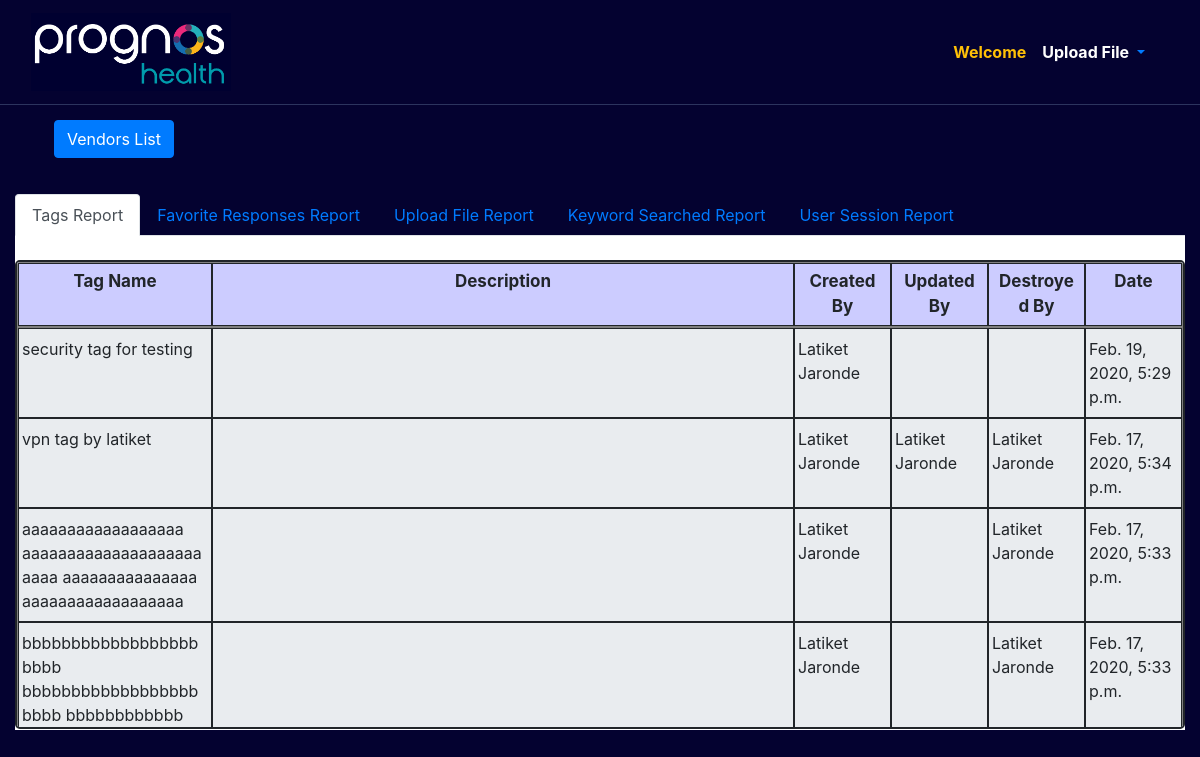
Screenshot of /report with the database file from the repository.
### questionnaireApp/models.py (models this page shows)
class TagWithInfo(models.Model):
    vendorname = models.CharField(max_length=1000)
    sectionname= models.CharField(max_length=1000)
    controlname = models.CharField(max_length=1000)
    securityquestion = models.CharField(max_length=1000)
    response = models.CharField(max_length=1000)
    additionalcomment = models.CharField(max_length=1000)
    tagName = models.CharField(max_length=1000)
    tagDescription = models.CharField(max_length=1000)
    flag = models.IntegerField(default=1)
    dateTime = models.DateTimeField(auto_now=True)
    createdBy = models.CharField(max_length=100)
    updatedBy = models.CharField(max_length=100)
    destroyedBY = models.CharField(max_length=100)

### questionnaireApp/views.py (the view)
# urls.py: path("report", views.report),
def report(request):
    tagsInfoReportList = list(TagWithInfo.objects.all().order_by('-dateTime').values())
    favouritesReportList = list(MostFavouredResponseHistoryDatabase.objects.all().order_by('-time').values())
    userSessionDatabaseList = list(UserSessionDatabase.objects.all().order_by('-login').values())
    userSessionDatabaseList[0]['logout'] = ''  # because current logged in user's logout time should be empty
    keywordSearchedList = list(KeywordSearchedDatabase.objects.all().order_by('-time').values())
    fileUploadHistoryList = list(FileUploadReport.objects.all().order_by('-uploadedTime').values())
    context = {"tagsInfoList": tagsInfoReportList, "favouritesReportList": favouritesReportList,
               "userSessionDatabaseList": userSessionDatabaseList, "keywordSearchedList": keywordSearchedList,
               "fileUploadHistoryList": fileUploadHistoryList}
    return render(request, "questionnaireApp/historyReport.html", context)

### templates/questionnaireApp/historyReport.html (shortened to what this page needs)
<!DOCTYPE html>
{% load static %}
<html lang="en">
<head>
    <link rel="stylesheet" href="https://maxcdn.bootstrapcdn.com/bootstrap/4.0.0/css/bootstrap.min.css"
>
    <link href="http://maxcdn.bootstrapcdn.com/font-awesome/4.1.0/css/font-awesome.min.css" rel="stylesheet">
    <link src="http://maxcdn.bootstrapcdn.com/font-awesome/4.1.0/css/font-awesome.min.css" rel="stylesheet">
    <link rel="stylesheet" href="{% static 'css/home.css' %}">
    <link href="https://stackpath.bootstrapcdn.com/font-awesome/4.7.0/css/font-awesome.min.css" rel="stylesheet"
>
</head>
<body style="background-color:#040230">
{% block content %}
<div>
    <nav class="navbar navbar-expand-md fixed-top"
         style="background-color:#040230;border-bottom:solid #2c345e 1px;">
        <div class="container-fluid col-12 ">
            <a href="/toHomePage" class="navbar-brand">
                <img src="{% static 'images/prognoshealth.png' %}" style="width:200px;"
                     alt=""
                     class="d-inline-block align-middle mr-2">
            </a>
            <div id="navbarSupportedContent" class="collapse navbar-collapse">
                <ul class="navbar-nav ml-auto">
                    <li class="nav-item active"><a href="#" class="nav-link">
                        <strong class="text-warning pt-2"> Welcome {{user.first_name}} </strong>
                        <span class="sr-only">(current)</span></a>
                    </li>
                    <li class="nav-item dropdown">
                        <a href="" class="nav-link dropdown-toggle" data-toggle="dropdown" aria-haspopup="true"
                           aria-expanded="false">
                            <strong style="color:white"> Upload File </strong>
                        </a>
                    </li>
                    <li class="nav-item"><a href="/account/logout" class="nav-link">
                    </a></li>
                </ul>
            </div>
        </div>
    </nav>
</div>
<br><br><br><br><br>
<div class="row col-2" style="margin-left:2%">
    <div class="col-2">
        <form action="/toAdminHomePage" method="post">
            <button class="btn btn-primary" type="submit">Vendors List</button>
        </form>
    </div>
</div>
<br>
<div class="container-fluid" style="width:100%">
    <div class="row">
        <div class="col-12">
            <ul class="nav nav-tabs" role="tablist" style="margin-top: 1%">
                <li class="nav-item">
                    <a class="nav-link active" data-toggle="tab" href="#tagsReport">Tags Report</a>
                </li>
                <li class="nav-item">
                    <a class="nav-link" data-toggle="tab" href="#favouriteReport">Favorite Responses Report</a>
                </li>
                <li class="nav-item">
                    <a class="nav-link" data-toggle="tab" href="#fileUploadReport">Upload File Report</a>
                </li>
                <li class="nav-item">
                    <a href="#keywordSearched" class="nav-link" data-toggle="tab">Keyword Searched Report</a>
                </li>
                <li class="nav-item">
                    <a href="#userSessionRecord" class="nav-link" data-toggle="tab">User Session Report</a>
                </li>
            </ul>
            <div class="tab-content" style="background-color: white; ">
                <div id="tagsReport" class="tab-pane active" style="padding-bottom: 1px"><br>
                    <div class="jumbotron tableFixHead" style="padding: 0px 0px; margin-bottom: 0rem;">
                        <div class="tbl-header">
                            <table class="table-hover" cellpadding="0" cellspacing="0" border="1">
                                <thead>
                                <tr class="d-flex">
                                    <th class="col-2">Tag Name</th>
                                    <th class="col-6">Description</th>
                                    <th class="col-1">Created By</th>
                                    <th class="col-1">Updated By</th>
                                    <th class="col-1">Destroyed By</th>
                                    <th class="col-1">Date</th>
                                </tr>
                                </thead>
                            </table>
                        </div>
                        <div class="tbl-content">
                            <table class="table-hover" cellpadding="0" cellspacing="0" border="1">
                                <tbody>
                                {% for data in tagsInfoList %}
                                <tr class="d-flex">
                                    <td class="col-2">{{data.tagName}}</td>
                                    <td class="col-6">{{data.description}}</td>
                                    <td class="col-1">{{data.createdBy}}</td>
                                    <td class="col-1">{{data.updatedBy}}</td>
                                    <td class="col-1">{{data.destroyedBY}}</td>
                                    <td class="col-1">{{data.dateTime}}</td>
                                </tr>
                                {% endfor %}
                                </tbody>
                            </table>
                        </div>
                    </div>
                </div>
            </div>
        </div>
    </div>
</div>
{% endblock %}
</body>
</html>

### static/css/home.css (style rules this page uses)
.tableFixHead { overflow-y: auto; height: 50%; border: 2px solid; }
.tableFixHead table { border-collapse: collapse; width: 100%; }
.tableFixHead th, .tableFixHead td { padding: 5px 3px; word-break: break-word; border: 1px solid; }
.tableFixHead th { position: sticky; top: 0; background: #ccccff; }

### templates/questionnaireApp/historyReport.html (style rules this page uses)
table { width:100%; table-layout: fixed; }
.tbl-header { background-color: #ccccff; }
.tbl-content { height:400px; overflow-x:auto; margin-top: 0px; overflow-y: auto; }
.tbl-header th { text-align: center; font-size: 17px; word-break: break-word; padding: 5px; }
.tbl-content td { padding: 8px 3px; text-align: left; vertical-align:middle; word-break: break-word; }

### rows the page displays
TagWithInfo: tagName "security tag for testing", createdBy "Latiket Jaronde", dateTime "Feb. 19, 2020, 5:29 p.m."
TagWithInfo: tagName "vpn tag by latiket", createdBy "Latiket Jaronde", updatedBy "Latiket Jaronde", destroyedBY "Latiket Jaronde", dateTime "Feb. 17, 2020, 5:34 p.m."
TagWithInfo: tagName "aaaaaaaaaaaaaaaaaa aaaaaaaaaaaaaaaaaaaaaaaa aaaaaaaaaaaaaaa aaaaaaaaaaaaaaaaaa", createdBy "Latiket Jaronde", destroyedBY "Latiket Jaronde", dateTime "Feb. 17, 2020, 5:33 p.m."
TagWithInfo: tagName "bbbbbbbbbbbbbbbbbbbbbb bbbbbbbbbbbbbbbbbbbbbb bbbbbbbbbbbb", createdBy "Latiket Jaronde", destroyedBY "Latiket Jaronde", dateTime "Feb. 17, 2020, 5:33 p.m."
